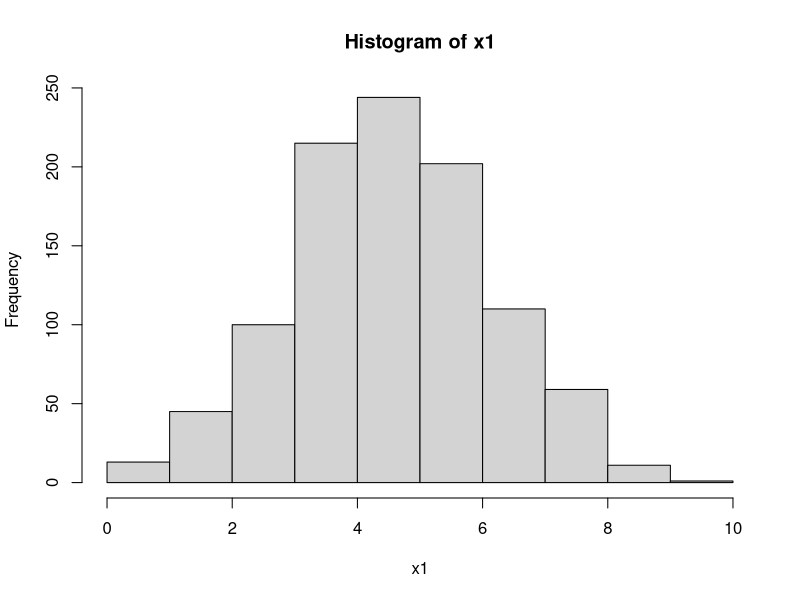
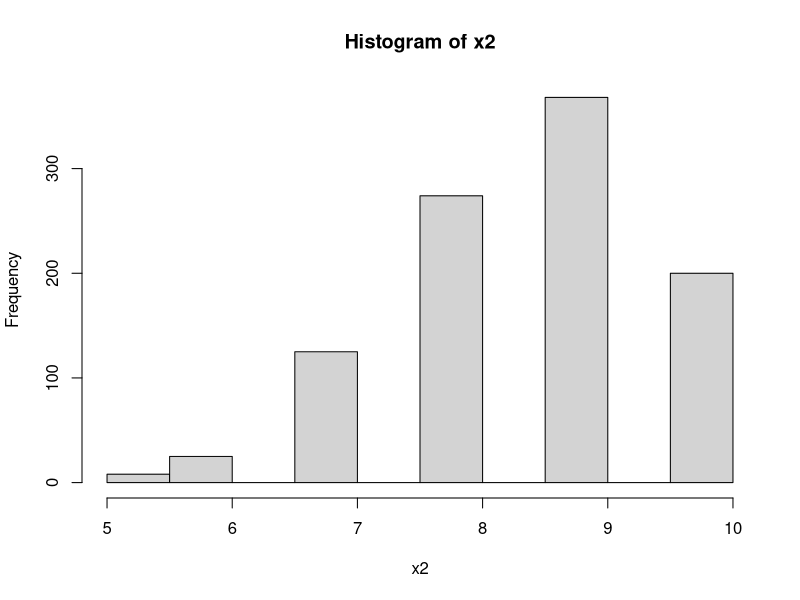

Write R code to recreate these figures, in order. (Note: this script raises an error after producing the figures.)
## ---- chunk 1
shots = c('goal','goal','goal','miss','miss',
          'goal','goal','miss','miss','goal')

# convert to numeric, arbitrarily picking goal=1, miss=0
shotsNum = as.numeric(shots=='goal')
N = length(shots)                      # sample size
nGoal = sum(shots=='goal')             # number of shots made
nMiss = sum(shots=='miss')             # number of those miss
## ---- chunk 2
set.seed(1234)
x1 = rbinom(1000, size=10, p=.5)
x2 = rbinom(1000, size=10, p=.85)

mean(x1); hist(x1)
mean(x2); hist(x2)
## ---- chunk 3
theta = seq(from=1/(N+1), to=N/(N+1), length=10)
## ---- chunk 4
### prior distribution
# triangular as in Kruschke text example
pTheta = pmin(theta, 1-theta)

# uniform
# pTheta = dunif(theta)

# beta prior with mean = .5
# pTheta = dbeta(theta, 10, 10)

# Normalize so that values sum to 1
pTheta = pTheta/sum(pTheta) 
## ---- chunk 5
# use the formula
pDataGivenTheta = choose(N, nGoal) * theta^nGoal * (1-theta)^nMiss


# Alternative methods
# # get the liklihood for each value given each theta
# pDataGivenTheta2 = dbinom(6, size=10, prob=theta)
# pDataGivenTheta3 = sapply(theta, function(p) dbinom(driveNum, size=1, prob=p))
# # 
# # # columns represent a given theta estimate, rows the likelihood for each observation
# # head(pDataGivenTheta0, 3)
# # 
# # # get the products of the columns
# pDataGivenTheta3 = apply(pDataGivenTheta3, 2, prod) 
# pDataGivenTheta3 = pDataGivenTheta/sum(pDataGivenTheta) #normalize as with the prior
## ---- chunk 6
pData = sum(pDataGivenTheta*pTheta)  # marginal probability of the data

pThetaGivenData = pDataGivenTheta*pTheta / pData  # Bayes theorem
## ---- chunk 7
out = data.frame(theta, prior=pTheta, likelihood=pDataGivenTheta, posterior=pThetaGivenData)

out %>% 
  kable(align = 'cccc', digits = 3) %>% 
  kable_styling(full_width = F) %>% 
  column_spec(column=1:ncol(out), width='100px', monospace = T,extra_css = 'font-size: 90%')
## ---- chunk 8
posteriorMean = sum(pThetaGivenData*theta)
posteriorMean
## ---- chunk 9
set.seed(1234)
nGoal = 6       # number of scores
nMiss = 4           # number not
theta = seq(from=.00001, to = .9999, length=5000)
pTheta = dbeta(theta, 10, 10)
pTheta = pTheta/sum(pTheta) # Normalize so sum to 1
pDataGivenTheta =  theta^nGoal * (1-theta)^nMiss
pDataGivenTheta = pDataGivenTheta/sum(pDataGivenTheta)
pData = sum(pDataGivenTheta*pTheta)
pThetaGivenData = pDataGivenTheta*pTheta  / pData

probdat = data.frame(prior=pTheta, likelihood=pDataGivenTheta, posterior=pThetaGivenData)

# use ggplot or plotly depending on what works
g = ggplot(aes(x=theta), data=probdat, xlim=c(0,1)) +
  geom_polygon(aes(y=prior), fill=palettes$Rblue$Rblue, alpha=.25) +
  # annotate('text',x=.2, y=3e-4, label='Prior&nbsp;with&nbsp;beta(10, 10)', color=alpha(palettes$Rblue$Rblue, .75), parse=T) + # doesn't work with ggplot (use~); but does with plotly
  annotate('text',x=.2, y=3e-4, label='Prior~with~beta(10, 10)', color=alpha(palettes$Rblue$Rblue, .75), parse=T) + # doesn't work with ggplot (use~); but does with plotly
  geom_polygon(aes(y=likelihood), fill='red', alpha=.25) +
  annotate('text', x=.8, y=4e-4, label='Likelihood', color=palettes$stan_red$stan_red) +
  geom_polygon(aes(y=posterior), fill=palettes$tyrian_purple$tyrian_purple, alpha=.25) +
  annotate('text', x=.4, y=8e-4, label='Posterior', color=palettes$tyrian_purple$tyrian_purple) +
  ylim(c(0, .001)) +
  ylab('Density') +
  xlab(substitute('theta')) +
  theme_trueMinimal() +
  theme(axis.ticks.y=element_blank(),
        axis.text.y=element_blank(),
        axis.title.y=element_text(color='gray35'),
        axis.title.x=element_text(color='gray35'),
        plot.background = element_rect(fill = "transparent",colour = NA),
        panel.background=element_rect(fill = "transparent",colour = NA))
g
# plotly::ggplotly(width='50%')
# PLOTLY CURRENTLY BREAKS MATHJAX FOR TUFTE, FANTASTIC!
# library(plotly)
# ggplotly(tooltip='none') %>%
#   config(displayModeBar=F) %>%
#   layout(paper_bgcolor=rgb(0,0,0,0), plot_bgcolor=rgb(0,0,0,0))
## ---- chunk 10
### more vague prior
set.seed(1234)
nGoal = 6       # number of scores
nMiss = 4           # number not
pTheta = dbeta(theta, 2, 2)
pTheta = pTheta/sum(pTheta) # Normalize so sum to 1
pDataGivenTheta = theta^nGoal * (1-theta)^nMiss
pDataGivenTheta = pDataGivenTheta/sum(pDataGivenTheta)
pData = sum(pDataGivenTheta*pTheta)
pThetaGivenData = pDataGivenTheta*pTheta  / pData

probdat = data.frame(prior=pTheta, likelihood=pDataGivenTheta, posterior=pThetaGivenData)


g = ggplot(aes(x=theta), data=probdat, xlim=c(0,1)) +
  geom_polygon(aes(y=prior), fill=palettes$Rblue$Rblue, alpha=.25) +
  # annotate('text',x=.25, y=3e-4, label='Prior&nbsp;with&nbsp;beta(2, 2)', color=palettes$Rblue$Rblue, parse=T) +
  annotate('text',x=.25, y=3e-4, label='Prior~with~beta(2, 2)', color=palettes$Rblue$Rblue, parse=T) +
  geom_polygon(aes(y=likelihood), fill='red', alpha=.25) +
  annotate('text', x=.8, y=5e-4, label='Likelihood', color=palettes$stan_red$stan_red) +
  geom_polygon(aes(y=posterior), fill=palettes$tyrian_purple$tyrian_purple, alpha=.25) +
  annotate('text', x=.4, y=5e-4, label='Posterior', color=palettes$tyrian_purple$tyrian_purple) +
  ylim(c(0, .001)) +
  ylab('Density') +
  xlab(expression('theta')) +
  theme_trueMinimal() +
  theme(axis.ticks.y=element_blank(),
        axis.text.y=element_blank(),
        axis.title.y=element_text(color='gray35'),
        axis.title.x=element_text(color='gray35'),
        plot.background = element_rect(fill = "transparent",colour = NA),
        panel.background=element_rect(fill = "transparent",colour = NA))
g
# ggplotly()
## ---- chunk 11
### more data
set.seed(1234)
N = 50
drive = rbinom(N, size=1, p=.6)
nGoal = sum(drive==1)       # number of scores
nMiss = sum(drive==0)           # number not


pTheta = dbeta(theta, 10, 10)
pTheta = pTheta/sum(pTheta) # Normalize so sum to 1
pDataGivenTheta = theta^nGoal * (1-theta)^nMiss
pDataGivenTheta = pDataGivenTheta/sum(pDataGivenTheta)
pData = sum(pDataGivenTheta*pTheta)
pThetaGivenData = pDataGivenTheta*pTheta  / pData

probdat = data.frame(prior=pTheta, likelihood=pDataGivenTheta, posterior=pThetaGivenData)

g = ggplot(aes(x=theta), data=probdat, xlim=c(0,1)) +
  geom_polygon(aes(y=prior), fill=palettes$Rblue$Rblue, alpha=.25) +
  # annotate('text',x=.25, y=6e-4, label='Prior&nbsp;with&nbsp;beta(10, 10)', color=palettes$Rblue$Rblue, parse=T) +
  annotate('text',x=.25, y=6e-4, label='Prior~with~beta(10, 10)', color=palettes$Rblue$Rblue, parse=T) +
  geom_polygon(aes(y=likelihood), fill='red', alpha=.25) +
  annotate('text', x=.8, y=1e-3, label=paste('Likelihood with N =', N), color=palettes$stan_red$stan_red) +
  geom_polygon(aes(y=posterior), fill=palettes$tyrian_purple$tyrian_purple, alpha=.25) +
  annotate('text', x=.45, y=1e-3, label='Posterior', color=palettes$tyrian_purple$tyrian_purple) +
  ylim(c(0, .0014)) +
  ylab('Density') +
  xlab('theta') +
  theme_trueMinimal() +
  theme(axis.ticks.y=element_blank(),
        axis.text.y=element_blank(),
        axis.title.y=element_text(color='gray35'),
        axis.title.x=element_text(color='gray35'),
        plot.background = element_rect(fill = "transparent",colour = NA),
        panel.background=element_rect(fill = "transparent",colour = NA))
g

# ggplotly()
